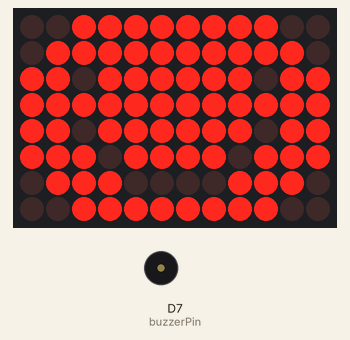
Recording of a sketch running on a simulated Arduino Uno R4 WiFi. Parts: 12×8 LED matrix, buzzer (waves = sounding, pin HIGH). WiFi joins after 1.5 s; servers stay silent unless stated; uploads are accepted with an empty reply; what the sketch prints to the serial monitor is not drawn.

Above: at 1.8 s.

The sketch:

cgmonarduinor4.ino
```cpp
#include <WiFi.h>
#include <Arduino_LED_Matrix.h>
#include <ArduinoJson.h>

const char ssid[] = "########";   //wifi name
const char pass[] = "#########";  // wifi password

const char host[] = "testing.com";  //domain for mid processor
const int httpPort = 80;
const char resource[] = "/dbplayground/midreader.php";  // path to

WiFiClient client;
ArduinoLEDMatrix matrix;
const int buzzerPin = 7;  // Change if needed

const uint8_t digits[10][7][5] = {
  {{1,1,1,1,0},{1,0,0,0,1},{1,0,0,1,1},{1,0,1,0,1},{1,1,0,0,1},{1,0,0,0,1},{1,1,1,1,0}}, // 0
  {{0,0,1,0,0},{0,1,1,0,0},{1,0,1,0,0},{0,0,1,0,0},{0,0,1,0,0},{0,0,1,0,0},{1,1,1,1,1}}, // 1
  {{1,1,1,1,0},{0,0,0,0,1},{0,0,0,0,1},{0,0,1,1,0},{0,1,0,0,0},{1,0,0,0,0},{1,1,1,1,1}}, // 2
  {{1,1,1,1,0},{0,0,0,0,1},{0,0,0,1,0},{0,0,1,1,0},{0,0,0,0,1},{1,0,0,0,1},{0,1,1,1,0}}, // 3
  {{0,0,0,1,0},{0,0,1,1,0},{0,1,0,1,0},{1,0,0,1,0},{1,1,1,1,1},{0,0,0,1,0},{0,0,0,1,0}}, // 4
  {{1,1,1,1,1},{1,0,0,0,0},{1,1,1,1,0},{0,0,0,0,1},{0,0,0,0,1},{1,0,0,0,1},{0,1,1,1,0}}, // 5
  {{0,1,1,1,0},{1,0,0,0,0},{1,0,0,0,0},{1,1,1,1,0},{1,0,0,0,1},{1,0,0,0,1},{0,1,1,1,0}}, // 6
  {{1,1,1,1,1},{0,0,0,0,1},{0,0,0,1,0},{0,0,1,0,0},{0,1,0,0,0},{0,1,0,0,0},{0,1,0,0,0}}, // 7
  {{0,1,1,1,0},{1,0,0,0,1},{1,0,0,0,1},{0,1,1,1,0},{1,0,0,0,1},{1,0,0,0,1},{0,1,1,1,0}}, // 8
  {{0,1,1,1,0},{1,0,0,0,1},{1,0,0,0,1},{0,1,1,1,1},{0,0,0,0,1},{0,0,0,0,1},{0,1,1,1,0}}  // 9
};

void setup() {
  Serial.begin(115200);
  pinMode(buzzerPin, OUTPUT);
  matrix.begin();
  connectWiFi();
}

void loop() {
  int glucose = fetchGlucose();
  if (glucose > 0) {
    displayGlucose(glucose);
    alertGlucose(glucose);
  } else {
    displayError();
  }
  delay(60000);  // 1 minute
}

void connectWiFi() {
  Serial.print("Connecting to WiFi");
  WiFi.begin(ssid, pass);
  while (WiFi.status() != WL_CONNECTED) {
    Serial.print(".");
    delay(1000);
  }
  Serial.println(" Connected!");
}

int fetchGlucose() {
  Serial.println("Fetching glucose data...");
  IPAddress ip;
  Serial.print("Resolving host... ");
  if (!WiFi.hostByName(host, ip)) {
    Serial.println("DNS failed!");
    return -1;
  }
  Serial.println(ip);

  Serial.print("Connecting to host... ");
  if (!client.connect(host, httpPort)) {
    Serial.println("❌ Failed to connect to host");
    return -1;
  }
  Serial.println("✅ Connected!");

  client.print(String("GET ") + resource + " HTTP/1.1\r\n" +
               "Host: " + host + "\r\n" +
               "User-Agent: CGM-Arduino\r\n" +
               "Connection: close\r\n\r\n");

  while (client.connected()) {
    String line = client.readStringUntil('\n');
    if (line == "\r") break;
  }

  String response = "";
  bool jsonStarted = false;
  while (client.available()) {
    char c = client.read();
    if (c == '{') jsonStarted = true;
    if (jsonStarted) response += c;
  }
  client.stop();
  response.trim();
  Serial.println("Cleaned JSON: " + response);

  DynamicJsonDocument doc(256);
  DeserializationError error = deserializeJson(doc, response);
  if (error) {
    Serial.println("JSON parse error");
    return -1;
  }

  return doc["glucose"];
}

void displayGlucose(int glucose) {
  Serial.println("Displaying glucose: " + String(glucose));
  uint8_t frame[8][12] = {0};

  int hundreds = glucose / 100;
  int tens = (glucose / 10) % 10;
  int units = glucose % 10;

  int col = 0;
  if (glucose >= 100) {
    copyDigitToFrame(digits[hundreds], frame, col); col += 4;
  } else {
    col += 2;
  }

  copyDigitToFrame(digits[tens], frame, col); col += 4;
  copyDigitToFrame(digits[units], frame, col);

  matrix.renderBitmap(frame, 8, 12);
}

void copyDigitToFrame(const uint8_t digit[7][5], uint8_t frame[8][12], int xOffset) {
  for (int y = 0; y < 7; y++) {
    for (int x = 0; x < 5; x++) {
      int destX = xOffset + x;
      if (destX < 12) {
        frame[y][destX] = digit[y][x];
      }
    }
  }
}

void displayError() {
  Serial.println("Displaying error face");
  uint8_t error_face[8][12] = {
    {0,0,1,1,1,1,1,1,1,1,0,0},
    {0,1,1,1,1,1,1,1,1,1,1,0},
    {1,1,0,1,1,1,1,1,1,0,1,1},
    {1,1,1,1,1,1,1,1,1,1,1,1},
    {1,1,0,1,1,1,1,1,1,0,1,1},
    {1,1,1,0,1,1,1,1,0,1,1,1},
    {0,1,1,1,0,0,0,0,1,1,1,0},
    {0,0,1,1,1,1,1,1,1,1,0,0}
  };
  matrix.renderBitmap(error_face, 8, 12);
}

void alertGlucose(int glucose) {
  if (glucose > 180) {
    tone(buzzerPin, 1000, 500);
    delay(600);
  } else if (glucose < 90) {
    for (int i = 0; i < 3; i++) {
      tone(buzzerPin, 1000, 300);
      delay(400);
    }
  }
}
```
